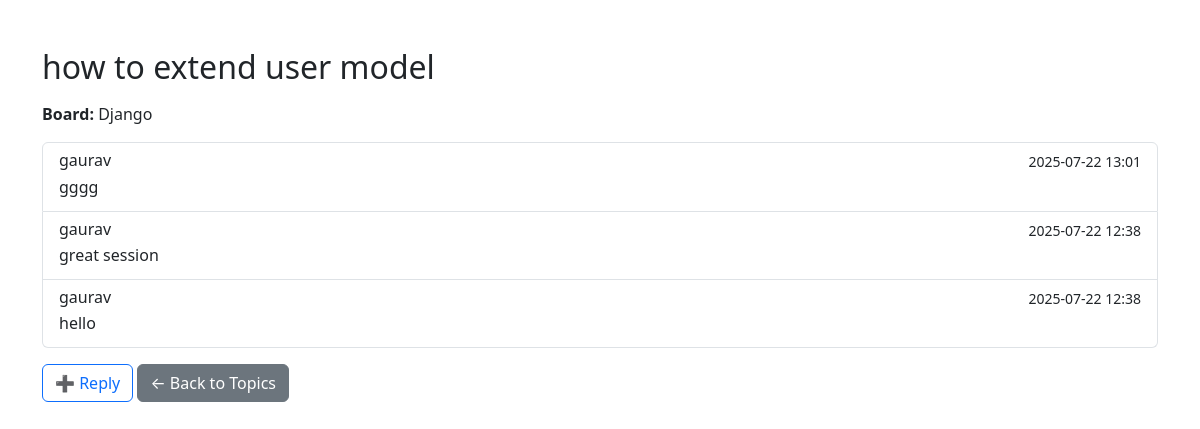
The page /boards/1/topics/1/ on the database its author committed.
### testapp/models.py (models this page shows, shortened)
class Topic(models.Model):
    subject = models.CharField(max_length=255)
    board = models.ForeignKey(Board, related_name='topics', on_delete=models.CASCADE)
    created_by = models.ForeignKey(User, related_name='topics', on_delete=models.CASCADE)
    created_at = models.DateTimeField(auto_now_add=True)

class Board(models.Model):
    name = models.CharField(max_length=100, unique=True)
    description = models.TextField()

class Post(models.Model):
    message = models.TextField()
    topic = models.ForeignKey(Topic, related_name='posts', on_delete=models.CASCADE)
    created_by = models.ForeignKey(User, related_name='posts', on_delete=models.CASCADE)
    created_at = models.DateTimeField(auto_now_add=True)

### testapp/views.py (the view)
# urls.py: path('boards/<int:board_id>/topics/<int:topic_id>/', views.topic_posts, name='topic_posts'),
def topic_posts(request, board_id, topic_id):
    topic = get_object_or_404(Topic, board_id=board_id, pk=topic_id)
    posts = topic.posts.order_by('-created_at')
    return render(request, 'topic_posts.html', {'topic': topic, 'posts': posts})

### templates/topic_posts.html (shortened to what this page needs)
<!DOCTYPE html>
<html lang="en">
<head>
</head>
<body>
  <link href="https://cdn.jsdelivr.net/npm/bootstrap@5.3.0/dist/css/bootstrap.min.css" rel="stylesheet">
<div class="container mt-5">
  <h2 class="mb-3">{{ topic.subject }}</h2>
  <p><strong>Board:</strong> {{ topic.board.name }}</p>
  <div class="list-group mb-3">
    {% for post in posts %}
      <div class="list-group-item">
        <div class="d-flex w-100 justify-content-between">
          <h6 class="mb-1">{{ post.created_by.username }}</h6>
          <small>{{ post.created_at|date:"Y-m-d H:i" }}</small>
        </div>
        <p class="mb-1">{{ post.message }}</p>
      </div>
    {% endfor %}
  </div>
  <a class="btn btn-outline-primary" href="{% url 'reply_topic' topic.board.pk topic.pk %}">➕ Reply</a>
  <a class="btn btn-secondary" href="{% url 'board_topics' topic.board.pk %}">← Back to Topics</a>
</div>
</body>
</html>

### rows shown on the page
Topic: subject "how to extend user model", board.name "Django"
Post: created_by.username "gaurav", created_at "2025-07-22 13:01", message "gggg"
Post: created_by.username "gaurav", created_at "2025-07-22 12:38", message "great session"
Post: created_by.username "gaurav", created_at "2025-07-22 12:38", message "hello"
